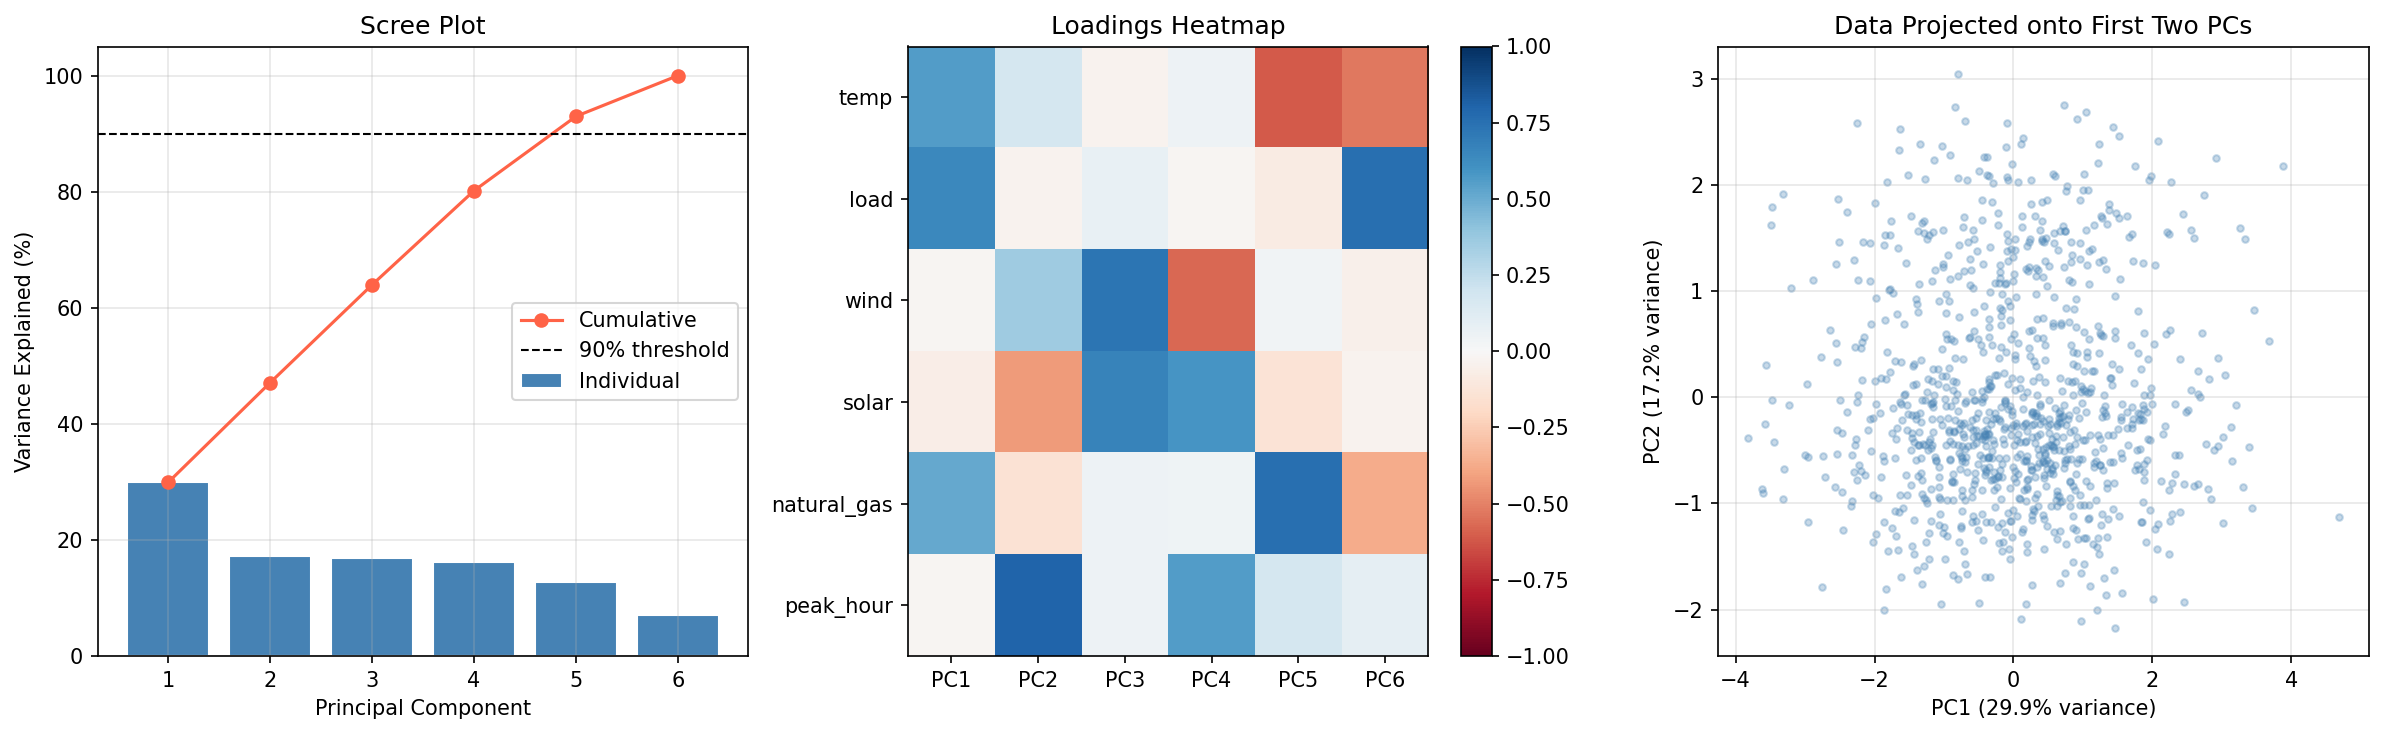

Here is the Python script that generated this plot:
import numpy as np
import pandas as pd
import matplotlib.pyplot as plt
from sklearn.preprocessing import StandardScaler
from sklearn.decomposition import PCA

np.random.seed(42)
n=1000
# expand the feature set so that PCA has more with which to work
hour = np.random.randint(0,24,n)
temp        = np.random.normal(75, 15, n)
load        = np.random.normal(50, 10, n)
wind        = np.random.normal(30, 10, n)
solar       = np.clip(np.random.normal(20, 8, n), 0, None)
natural_gas = np.random.normal(3.5, 0.5, n)   # gas price ($/MMBtu)
# introduce correlations that would appear in real data:
# - high temp drives higher load (cooling demand)
# - high load drives higher gas prices (more generation needed)
load        = load + 0.4 * temp
natural_gas = natural_gas + 0.02 * load
peak_hour   = ((hour >= 15) & (hour <= 20)).astype(float)
df = pd.DataFrame({
    'temp':        temp,
    'load':        load,
    'wind':        wind,
    'solar':       solar,
    'natural_gas': natural_gas,
    'peak_hour':   peak_hour
})

print("Feature correlations:")
print(df.corr().round(2))
print()

# ---standardize---
scaler = StandardScaler()
X_sc = scaler.fit_transform(df)
# ---fit PCA (keep all components first)---
pca = PCA()
pca.fit(X_sc)
# explained variance
evr = pca.explained_variance_ratio_
cumulative = np.cumsum(evr)
print("Explained variance by component:")
print("-" * 45)
for i, (ev, cum) in enumerate(zip(evr, cumulative)):
    print(f"PC{i+1}:  {ev:.3f}  ({ev*100:.1f}%)   "
          f"cumulative: {cum*100:.1f}%")

# ---loadings: how much each feature contributes to each PC
loadings = pd.DataFrame(pca.components_.T,   # transpose: rows=features, cols=PCs
    index=df.columns, columns=[f'PC{i+1}' for i in range(len(df.columns))])
print("\nLoadings (eigenvectors):")
print(loadings.round(3))

# ---project data onto first 2 PCs---
pca_2 = PCA(n_components=2)
X_reduced = pca_2.fit_transform(X_sc)
print(f"\nOriginal shape: {X_sc.shape}")
print(f"Reduced shape:  {X_reduced.shape}")
print(f"Variance retained: "
      f"{pca_2.explained_variance_ratio_.sum()*100:.1f}%")

# ---plots---
fig, axes = plt.subplots(1,3,figsize=(16,5))
# Scree plot
axes[0].bar(range(1, len(evr)+1), evr*100, color='steelblue', edgecolor='white', 
            label='Individual')
axes[0].plot(range(1, len(evr)+1), cumulative*100, 'o-', color='tomato', label='Cumulative')
axes[0].axhline(90, color='black', linestyle='--', lw=1, label='90% threshold')
axes[0].set_xlabel('Principal Component')
axes[0].set_ylabel('Variance Explained (%)')
axes[0].set_title('Scree Plot')
axes[0].legend()
axes[0].grid(True, alpha=0.3)
# Loading heatmap
im = axes[1].imshow(loadings.values, cmap='RdBu', aspect='auto', vmin=-1, vmax=1)
axes[1].set_xticks(range(len(df.columns)))
axes[1].set_xticklabels([f'PC{i+1}' for i in range(len(df.columns))])
axes[1].set_yticks(range(len(df.columns)))
axes[1].set_yticklabels(df.columns)
axes[1].set_title('Loadings Heatmap')
plt.colorbar(im, ax=axes[1])
# Scatter plot of first two PCs
axes[2].scatter(X_reduced[:, 0], X_reduced[:, 1], alpha=0.3, s=10, color='steelblue')
axes[2].set_xlabel(f'PC1 ({evr[0]*100:.1f}% variance)')
axes[2].set_ylabel(f'PC2 ({evr[1]*100:.1f}% variance)')
axes[2].set_title('Data Projected onto First Two PCs')
axes[2].grid(True, alpha=0.3)
plt.tight_layout()
plt.savefig('pca.png', dpi=150, bbox_inches='tight')
plt.show()
